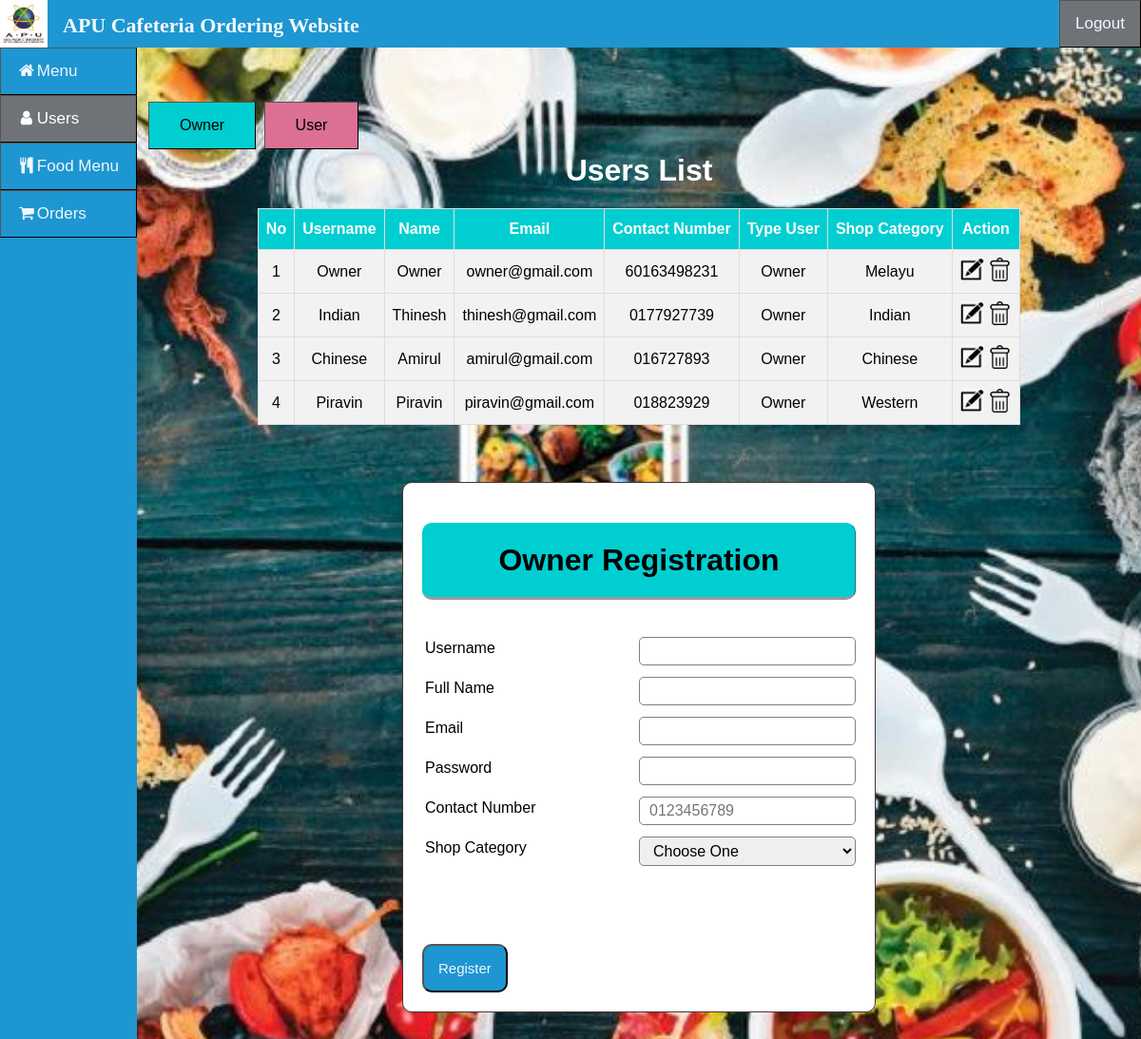
Page /Admin/Users.php?sort=Owner (signed in) on the committed database.
### tables this page shows
CREATE TABLE `users` (
  `username` varchar(50) NOT NULL,
  `password` varchar(255) NOT NULL,
  `name` varchar(255) NOT NULL,
  `email` varchar(255) NOT NULL,
  `Hp` varchar(99) NOT NULL,
  `type_user` varchar(255) NOT NULL,
  `ownerCategory` int(9) DEFAULT NULL
);

### Admin/Users.php (the view, shortened to what this page needs)
<?php
if(isset ($_SESSION["username"]))
{	include "Header.php";
	?>
<!DOCTYPE html>
<html>
<head>
</head>
<body>
	<div class="main">
	<div class="sort">
		<a href="Users.php?sort=Owner" style="background-color: darkturquoise;" class="button button2">Owner</a>
		<a href="Users.php?sort=User" style="background-color: palevioletred;" class="button button2">User</a>
	</div>
	<h1 align="center"> Users List </h1>
<?php
	if(isset($_GET['sort']))
	{
		if($_GET['sort']=="Owner"){
			$queryGet = "select * from users WHERE type_user = 'Owner'";
			$resultGet = mysqli_query($link,$queryGet);
		}
	}
	else{
		$queryGet = "select * from users ORDER BY type_user DESC";
		$resultGet = mysqli_query($link,$queryGet);
	}
	if(!$resultGet)
	{
		die ("Invalid Query - get Items List: ". mysqli_error($link));
	}
	else
	{?>
	<table id="table" border="1" align="center">
		<tr>
			<th>No</th>
			<th>Username</th>
			<th>Name</th>
			<th>Email</th>
			<th>Contact Number</th>
			<th>Type User</th>
			<th>Shop Category</th>
			<th>Action</th>
		</tr>
		<form>
<?php	$no=1;
		while($row= mysqli_fetch_array($resultGet, MYSQLI_BOTH))
		{
			?>
			<tr>
				<td><?php echo $no;?></td>
				<td><?php echo $row['username']?></td>
				<td><?php echo $row['name']?></td>
				<td><?php echo $row['email'];?></td>
				<td><?php echo $row['Hp']; ?></td>
				<td><?php echo $row['type_user']; ?></td>
				<td><?php
						if($row['ownerCategory']=="1")	echo "Melayu";
						if($row['ownerCategory']=="2")	echo "Indian";
						if($row['ownerCategory']=="3")	echo "Chinese";
						if($row['ownerCategory']=="4")	echo "Western";
?>	</td>
				<td><a href="UsersEdit.php?id=<?php echo $row['username'];?>">
					<img border="0" alt="editB" src="../CSS/btn/editB.png" width="25" height="25"></a>
					<a href="Delete.php?sid=<?php echo $row['username'];?>" onclick="return confirm('Are you sure?')">
					<img border="0" alt="editB" src="../CSS/btn/delB.png" width="25" height="25"></a></a>
				</td>
			</tr>
<?php	$no++;}?>
		</form>
	</table>
<?php	}?>
	<div class="mid">
			<form class="content2" action="Users.php" method="POST">
				<h1 class="header">Owner Registration</h1>
					<div class="input-group2">
						<?php include('Errors.php');?><br>
						<label>Username</label>
						<input type="text" name="username"><br><br>
						<label>Full Name</label>
						<input type="text" name="name"><br><br>
						<label>Email</label>
						<input type="email" name="email"><br><br>
						<label>Password</label>
						<input type="password" name="password"><br><br>
						<label>Contact Number</label>
						<input type="text" name="Hp" placeholder="0123456789"><br><br>
						<label>Shop Category</label>
						<select name="category">
							<option value="0">Choose One</option>
						</select><br><br>
					</div>
					<br><br>
					<button type="submit" class="btn" style="margin-top: 25px;" name="register">Register</button>
			</form>
	</div>
	<br><br><br><br>
<?php
}
else	{
	echo "No session exists or session has expired. Please log in again ";
	echo "Page will be redirect in 5 seconds";
	header('Refresh: 5; ../Auth/Login.php');
}
?>
</div>
</body>
</html>

### css/topNav.css (style rules this page uses)
* { box-sizing: border-box; }
body { margin: 0; font-family: Arial, Helvetica, sans-serif !important; background-image: url("bc5.jpg"); background-position: center; background-size: cover; background-attachment: fixed; position:absolute; top:10%; max-width: -webkit-fill-available; right: 0px; left: 0px; }
h1, h2 { text-align:center; color:white; }
.button { background-color: #4CAF50; border: solid; color: black; padding: 15px 32px; text-align: center; text-decoration: none; display: inline-block; font-size: 16px; margin: 4px 2px; cursor: pointer; -webkit-transition-duration: 0.4s; transition-duration: 0.4s; border-width:thin; border-color:black; border-style: outset; }
.header { width: auto; color: black; background:#00CED1; text-align: center; border: 1px solid #00CED1; border-bottom: none; border-radius: 10px 10px 10px 10px; border-style: outset; padding: 20px; }
.btn { padding: 15px; font-size: 15px; color: aliceblue; background:#1D96D1 ; border-style: outset; border-radius: 10px; cursor: pointer; }
#table { font-family: "Trebuchet MS", Arial, Helvetica, sans-serif; border-collapse: collapse; margin-bottom : 50px; }
#table td, #table th { border: 1px solid #ddd; padding: 8px; text-align: center; max-width: auto; }
#table img { text-align: center; max-width: auto; }
#table tr { background-color: #f2f2f2; }
#table th { padding-top: 12px; padding-bottom: 12px; text-align: center; background-color: #00CED1; color: white; max-width: auto; background-position: center; }

### Admin/Header.php (style rules this page uses)
body { font-family: "Lato", sans-serif; }
.main { margin-left: 12%; padding: 0px 10px; margin-top:-30px; }

### Admin/Users.php (style rules this page uses)
.mid { margin: auto; width: 50%; padding: 10px; }
.content2 { margin: auto; width: 100%; padding: 20px; border: 1px solid #483235; background: white; border-radius: 10px 10px 10px 10px; }
.input-group2 { margin: 10px 0px 10px 0px; }
.input-group2 label { display: inline-flex; margin-bottom: 10px; text-align: left; margin: 3px; }
.input-group2 input { display: inline; float: right; height: 30px; width: 50%; padding: 5px 10px; font-size: 16px; border-radius: 5px; border: 1px solid gray; }
.input-group2 select { display: inline; float: right; width: 50%; padding: 5px 10px; font-size: 16px; border-radius: 5px; border: 1px solid gray; }
.sort { position: relative; float:right; display: inline; width: 100%; margin-top: -25px; font: black; }

### rows in the picture
users: username "Owner", name "Owner", email "owner@gmail.com", Hp "60163498231", type_user "Owner", ownerCategory "Melayu"
users: username "Indian", name "Thinesh", email "thinesh@gmail.com", Hp "0177927739", type_user "Owner", ownerCategory "Indian"
users: username "Chinese", name "Amirul", email "amirul@gmail.com", Hp "016727893", type_user "Owner", ownerCategory "Chinese"
users: username "Piravin", name "Piravin", email "piravin@gmail.com", Hp "018823929", type_user "Owner", ownerCategory "Western"
